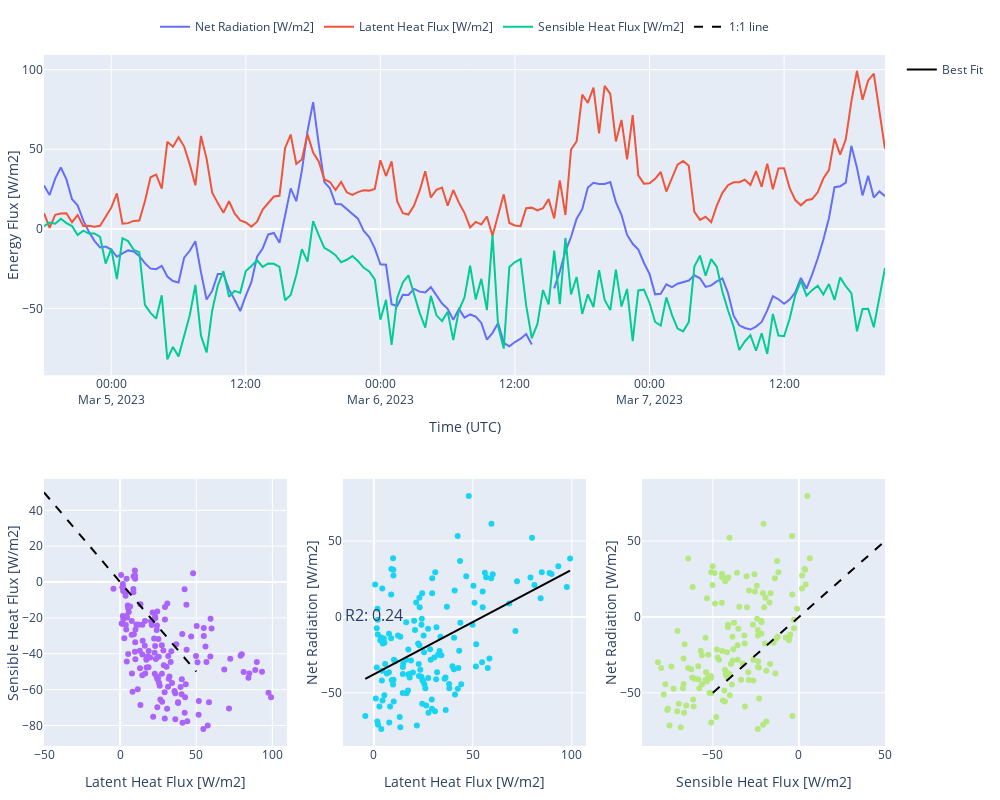

The notebook cell saved with this chart:
### Code cell
# now we will plot the net radiation and sensible/latent heat fluxes for these periods
# Create the subplots layout
fig = make_subplots(
    rows=2, cols=3,
    row_heights=[0.6, 0.5],  # The first row (top) is 60% of the height
    column_widths=[0.33, 0.33, 0.33],  # The two subplots in the bottom row are equal width
    specs=[[{"colspan": 3}, None, None],  # First subplot spans both columns
           [{}, {}, {}]]  # Second and third subplots occupy the second row
)
fig.add_trace(go.Scatter(x=sos_30min_rnet_sel.time.values, y=sos_30min_rnet_sel.values, 
                         mode='lines', 
                         name='Net Radiation [W/m2]'))
fig.add_trace(go.Scatter(x=sos_30min_latent_heat_sel.time.values, y=sos_30min_latent_heat_sel.values, 
                         mode='lines', 
                         name='Latent Heat Flux [W/m2]'))
fig.add_trace(go.Scatter(x=sos_30min_sensible_heat_sel.time.values, y=sos_30min_sensible_heat_sel.values, 
                         mode='lines', 
                         name='Sensible Heat Flux [W/m2]'))



# and lower left,
fig.add_trace(go.Scatter(x=sos_30min_latent_heat_sel.values, y=sos_30min_sensible_heat_sel.values, 
                         mode='markers', 
                         showlegend=False), 
                         row=2, col=1)
# add 1-1 line
fig.add_trace(go.Scatter(x=[-50, 50], y=[50, -50], 
                         mode='lines', 
                         showlegend=False, 
                         line=dict(color='black', dash='dash')), 
                         row=2, col=1)


# and lower center
fig.add_trace(go.Scatter(x=sos_30min_latent_heat_sel.values, y=sos_30min_rnet_sel.values, 
                         mode='markers', 
                         showlegend=False), 
                         row=2, col=2)
# plot the linear regression line and r2
sos_lv_rnet_ds = xr.merge([sos_30min_latent_heat_sel, sos_30min_rnet_sel]).dropna(dim='time')
slope, intercept, r_value, p_value, std_err = stats.linregress(sos_lv_rnet_ds['latent_heat'].values, sos_lv_rnet_ds['rnet'].values)
X = sos_lv_rnet_ds['latent_heat'].to_pandas().sort_values()
Y = slope*X + intercept

# Create plot
fig.add_trace(go.Scatter(x=X, y=Y, 
                         mode='lines', 
                         line=dict(color='black'), 
                         name='Best Fit', 
                         legend="legend2"), row=2, col=2)
fig.add_annotation(
            x=0.05,
            y=0.95,
            xref="paper",
            yref="paper",
            text=f"R2: {r_value**2:.2f}",
            showarrow=False,
            font=dict(
                size=16
            ), 
            row=2, col=2  
        )


# and lower right
fig.add_trace(go.Scatter(x=sos_30min_sensible_heat_sel.values, y=sos_30min_rnet_sel.values, 
                         mode='markers', 
                         showlegend=False),
                         row=2, col=3)
fig.add_trace(go.Scatter(x=[-50, 50], y=[-50, 50], 
                         mode='lines', 
                         name='1:1 line', 
                         line=dict(color='black', 
                                   dash='dash')), row=2, col=3)

# Top Figure
fig.update_layout(xaxis_title='Time (UTC)', yaxis_title='Energy Flux [W/m2]', width=1000, height=800)

# lower figures
fig.update_yaxes(title_text='Sensible Heat Flux [W/m2]', row=2, col=1)
fig.update_xaxes(title_text='Latent Heat Flux [W/m2]', row=2, col=1)
fig.update_yaxes(title_text='Net Radiation [W/m2]', row=2, col=2)
fig.update_xaxes(title_text='Latent Heat Flux [W/m2]', row=2, col=2)
fig.update_yaxes(title_text='Net Radiation [W/m2]', row=2, col=3)
fig.update_xaxes(title_text='Sensible Heat Flux [W/m2]', row=2, col=3)
# create a tight layout
fig.update_layout(margin=dict(l=20, r=20, t=50, b=20))
# move y axis labels to the right for all
fig.update_yaxes(title_standoff=0)
# move the legend to the top center
fig.update_layout(legend=dict(
    orientation="h",
    yanchor="bottom",
    y=1.02,
    xanchor="center",
    x=0.5
))

### Figure 1 — Plotly figure (JSON) as saved in the notebook; plotly's stock layout.template omitted (floating-point values rounded to 4 significant figures; data arrays with more than 128 entries replaced by an {"elided": "..."} marker saying what was removed)
{"data": [{"mode": "lines", "name": "Net Radiation [W/m2]", "type": "scatter", "x": {"elided": "151 str values"}, "y": {"elided": "151 float values"}}, {"mode": "lines", "name": "Latent Heat Flux [W/m2]", "type": "scatter", "x": {"elided": "151 str values"}, "y": {"elided": "151 float values"}}, {"mode": "lines", "name": "Sensible Heat Flux [W/m2]", "type": "scatter", "x": {"elided": "151 str values"}, "y": {"elided": "151 float values"}}, {"mode": "markers", "showlegend": false, "type": "scatter", "x": {"elided": "151 float values"}, "xaxis": "x2", "y": {"elided": "151 float values"}, "yaxis": "y2"}, {"line": {"color": "black", "dash": "dash"}, "mode": "lines", "showlegend": false, "type": "scatter", "x": [-50, 50], "xaxis": "x2", "y": [50, -50], "yaxis": "y2"}, {"mode": "markers", "showlegend": false, "type": "scatter", "x": {"elided": "151 float values"}, "xaxis": "x3", "y": {"elided": "151 float values"}, "yaxis": "y3"}, {"legend": "legend2", "line": {"color": "black"}, "mode": "lines", "name": "Best Fit", "type": "scatter", "x": {"elided": "148 float values"}, "xaxis": "x3", "y": {"elided": "148 float values"}, "yaxis": "y3"}, {"mode": "markers", "showlegend": false, "type": "scatter", "x": {"elided": "151 float values"}, "xaxis": "x4", "y": {"elided": "151 float values"}, "yaxis": "y4"}, {"line": {"color": "black", "dash": "dash"}, "mode": "lines", "name": "1:1 line", "type": "scatter", "x": [-50, 50], "xaxis": "x4", "y": [-50, 50], "yaxis": "y4"}], "layout": {"annotations": [{"font": {"size": 16}, "showarrow": false, "text": "R2: 0.24", "x": 0.05, "xref": "x3", "y": 0.95, "yref": "y3"}], "height": 800, "legend": {"orientation": "h", "x": 0.5, "xanchor": "center", "y": 1.02, "yanchor": "bottom"}, "margin": {"b": 20, "l": 20, "r": 20, "t": 50}, "width": 1000, "xaxis": {"anchor": "y", "domain": [0, 1], "title": {"text": "Time (UTC)"}}, "xaxis2": {"anchor": "y2", "domain": [0, 0.2889], "title": {"text": "Latent Heat Flux [W/m2]"}}, "xaxis3": {"anchor": "y3", "domain": [0.3556, 0.6444], "title": {"text": "Latent Heat Flux [W/m2]"}}, "xaxis4": {"anchor": "y4", "domain": [0.7111, 1], "title": {"text": "Sensible Heat Flux [W/m2]"}}, "yaxis": {"anchor": "x", "domain": [0.5364, 1], "title": {"standoff": 0, "text": "Energy Flux [W/m2]"}}, "yaxis2": {"anchor": "x2", "domain": [0, 0.3864], "title": {"standoff": 0, "text": "Sensible Heat Flux [W/m2]"}}, "yaxis3": {"anchor": "x3", "domain": [0, 0.3864], "title": {"standoff": 0, "text": "Net Radiation [W/m2]"}}, "yaxis4": {"anchor": "x4", "domain": [0, 0.3864], "title": {"standoff": 0, "text": "Net Radiation [W/m2]"}}}}
